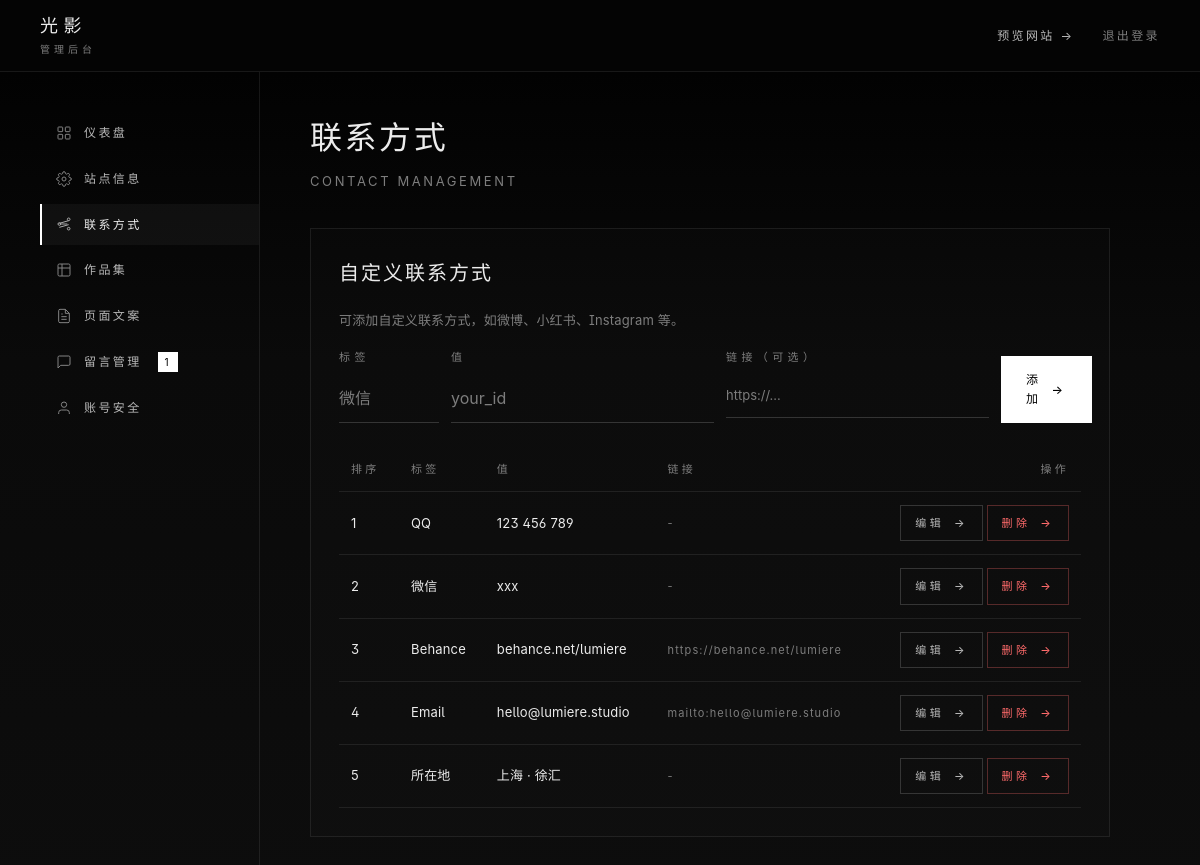
Page /admin.php?tab=social (signed in) on the committed database.
### tables this page shows
CREATE TABLE contacts (
    id INTEGER PRIMARY KEY AUTOINCREMENT,
    label TEXT NOT NULL,
    value TEXT NOT NULL,
    icon TEXT,
    url TEXT,
    sort INTEGER DEFAULT 0
);

### config.php (called while the page is built, shortened)
<?php
function db(): PDO {
    static $pdo = null;
    if ($pdo !== null) return $pdo;
    $isSqlite = str_starts_with(DB_DSN, 'sqlite:');
    if ($isSqlite) {
        $pdo = new PDO(DB_DSN);
    } else {
        $pdo = new PDO(DB_DSN, DB_USER, DB_PASS, [
            PDO::ATTR_ERRMODE => PDO::ERRMODE_EXCEPTION,
            PDO::ATTR_DEFAULT_FETCH_MODE => PDO::FETCH_ASSOC,
        ]);
    }
    $pdo->setAttribute(PDO::ATTR_ERRMODE, PDO::ERRMODE_EXCEPTION);
    $pdo->setAttribute(PDO::ATTR_DEFAULT_FETCH_MODE, PDO::FETCH_ASSOC);
    if ($isSqlite) $pdo->exec('PRAGMA foreign_keys = ON;');
    return $pdo;
}
function e(string $s): string {
    return htmlspecialchars($s, ENT_QUOTES, 'UTF-8');
}
function site_url(string $path = '/'): string {
    $base = rtrim(dirname($_SERVER['SCRIPT_NAME'] ?? ''), '/');
    return ltrim($base, '/') === '' ? $path : rtrim($base, '/') . $path;
}
function get_setting(string $key, string $default = ''): string {
    static $cache = null;
    if ($cache === null) {
        $cache = [];
        foreach (db()->query('SELECT key, value FROM settings') as $row) {
            $cache[$row['key']] = $row['value'];
        }
    }
    return $cache[$key] ?? $default;
}
function get_settings(): array {
    $rows = db()->query('SELECT key, value FROM settings')->fetchAll();
    $map = [];
    foreach ($rows as $r) $map[$r['key']] = $r['value'];
    return $map;
}
function SITE_NAME(): string { return get_setting('site_name', '光影'); }

### admin.php (the view, shortened to what this page needs)
<?php require_once __DIR__ . '/config.php';
$pdo = db();
$tab = $_GET['tab'] ?? 'dashboard';
$stats = [
    'categories' => (int)$pdo->query('SELECT COUNT(*) FROM categories')->fetchColumn(),
    'photos' => (int)$pdo->query('SELECT COUNT(*) FROM photos')->fetchColumn(),
    'messages' => (int)$pdo->query('SELECT COUNT(*) FROM messages')->fetchColumn(),
];
$settings = get_settings();
$contacts = $pdo->query('SELECT * FROM contacts ORDER BY sort ASC')->fetchAll();
?>
<!doctype html>
<html lang="zh-CN">
<head>
<title>管理后台 — <?= e(SITE_NAME()) ?></title>
</head>
<body>
<header class="admin-topbar">
  <div class="admin-brand">
    <div><?= e(SITE_NAME()) ?></div>
    <div class="sub">管理后台</div>
  </div>
  <ul class="admin-topnav" style="display:flex; align-items:center; gap:28px; margin:0; padding:0;">
    <li><a href="<?= site_url('/') ?>" target="_blank">预览网站 →</a></li>
    <li>
      <form method="post" style="display:inline;">
        <button type="submit" style="background:none;border:0;color:var(--text-dim);font:inherit;font-size:12px;letter-spacing:.2em;cursor:pointer;padding:0;">退出登录</button>
      </form>
    </li>
  </ul>
</header>
<div class="admin-layout">
  <aside class="admin-sidebar">
    <nav class="sidebar-nav">
      <a href="?tab=dashboard" class="<?= $tab === 'dashboard' ? 'active' : '' ?>">
        <svg viewBox="0 0 24 24" fill="none" stroke="currentColor" stroke-width="1.5"><rect x="3" y="3" width="7" height="7" rx="1"/><rect x="14" y="3" width="7" height="7" rx="1"/><rect x="3" y="14" width="7" height="7" rx="1"/><rect x="14" y="14" width="7" height="7" rx="1"/></svg>
        仪表盘
      </a>
      <a href="?tab=settings" class="<?= $tab === 'settings' ? 'active' : '' ?>">
        站点信息
      </a>
      <a href="?tab=social" class="<?= $tab === 'social' ? 'active' : '' ?>">
        <svg viewBox="0 0 24 24" fill="none" stroke="currentColor" stroke-width="1.5"><circle cx="5" cy="12" r="2"/><circle cx="19" cy="5" r="2"/><circle cx="19" cy="19" r="2"/><path d="M7 12h10M19 7l-14 4M19 13l-14 4"/></svg>
        联系方式
      </a>
      <a href="?tab=portfolio" class="<?= $tab === 'portfolio' ? 'active' : '' ?>">
        <svg viewBox="0 0 24 24" fill="none" stroke="currentColor" stroke-width="1.5"><rect x="3" y="3" width="18" height="18" rx="2"/><line x1="9" y1="3" x2="9" y2="21"/><line x1="3" y1="9" x2="21" y2="9"/></svg>
        作品集
      </a>
      <a href="?tab=pages" class="<?= $tab === 'pages' ? 'active' : '' ?>">
        <svg viewBox="0 0 24 24" fill="none" stroke="currentColor" stroke-width="1.5"><path d="M14 2H6a2 2 0 0 0-2 2v16a2 2 0 0 0 2 2h12a2 2 0 0 0 2-2V8z"/><polyline points="14 2 14 8 20 8"/><line x1="16" y1="13" x2="8" y2="13"/><line x1="16" y1="17" x2="8" y2="17"/><polyline points="10 9 9 9 8 9"/></svg>
        页面文案
      </a>
      <a href="?tab=messages" class="<?= $tab === 'messages' ? 'active' : '' ?>">
        <svg viewBox="0 0 24 24" fill="none" stroke="currentColor" stroke-width="1.5"><path d="M21 15a2 2 0 0 1-2 2H7l-4 4V5a2 2 0 0 1 2-2h14a2 2 0 0 1 2 2z"/></svg>
        留言管理 <?php if ($stats['messages']): ?><span style="background:#fff;color:#000;font-size:10px;padding:2px 7px;border-radius:0;margin-left:4px;"><?= $stats['messages'] ?></span><?php endif; ?>
      </a>
      <a href="?tab=account" class="<?= $tab === 'account' ? 'active' : '' ?>">
        <svg viewBox="0 0 24 24" fill="none" stroke="currentColor" stroke-width="1.5"><path d="M20 21v-2a4 4 0 0 0-4-4H8a4 4 0 0 0-4 4v2"/><circle cx="12" cy="7" r="4"/></svg>
        账号安全
      </a>
    </nav>
  </aside>
  <main class="admin-main">
    <div class="panel <?= $tab === 'social' ? 'is-active' : '' ?>">
      <div class="panel-title">联系方式</div>
      <div class="panel-sub">Contact Management</div>
      <div class="card">
        <div class="card-title">自定义联系方式</div>
        <p style="color:var(--text-dim);font-size:13px;margin:0 0 16px;">可添加自定义联系方式，如微博、小红书、Instagram 等。</p>
        <form method="post" style="display:grid;grid-template-columns:100px 1fr 1fr 80px;gap:12px;align-end;margin-bottom:24px;">
          <div class="form-group" style="margin-bottom:0;">
            <label>标签</label>
            <input name="label" placeholder="微信" required>
          </div>
          <div class="form-group" style="margin-bottom:0;">
            <label>值</label>
            <input name="value" placeholder="your_id" required>
          </div>
          <div class="form-group" style="margin-bottom:0;">
            <label>链接（可选）</label>
            <input name="url" type="url" placeholder="https://...">
          </div>
          <button class="btn btn-primary" type="submit" style="align-self:end;">添加</button>
        </form>
        <?php if (empty($contacts)): ?>
          <p style="color:var(--text-dim);font-size:13px;">暂无联系方式。</p>
        <?php else: ?>
          <table class="table">
            <thead><tr><th>排序</th><th>标签</th><th>值</th><th>链接</th><th style="text-align:right;">操作</th></tr></thead>
            <tbody>
              <?php foreach ($contacts as $c): ?>
                <tr>
                  <td style="width:60px;"><?= (int)$c['sort'] ?></td>
                  <td><?= e($c['label']) ?></td>
                  <td><?= e($c['value']) ?></td>
                  <td class="small" style="max-width:200px;overflow:hidden;text-overflow:ellipsis;"><?= $c['url'] ? e($c['url']) : '-' ?></td>
                  <td style="text-align:right;">
                    <button type="button" class="btn btn-sm" onclick="openContactModal(<?= (int)$c['id'] ?>, '<?= e(addslashes($c['label'])) ?>', '<?= e(addslashes($c['value'])) ?>', '<?= e(addslashes($c['url'] ?? '')) ?>', <?= (int)$c['sort'] ?>)">编辑</button>
                    <form method="post" style="display:inline;">
                      <button type="submit" class="btn btn-danger btn-sm" onclick="return confirm('确定删除？');">删除</button>
                    </form>
                  </td>
                </tr>
              <?php endforeach; ?>
            </tbody>
          </table>
        <?php endif; ?>
      </div>
    </div>
  </main>
</div>
</body>
</html>

### rows in the picture
contacts: sort "1", label "QQ", value "123 456 789"
contacts: sort "2", label "微信", value "xxx"
contacts: sort "3", label "Behance", value "behance.net/lumiere", url "https://behance.net/lumiere"
contacts: sort "4", label "Email", value "hello@lumiere.studio", url "mailto:hello@lumiere.studio"
contacts: sort "5", label "所在地", value "上海 · 徐汇"

### other values in the picture
SITE_NAME() "光影"
$stats['messages'] "1"
